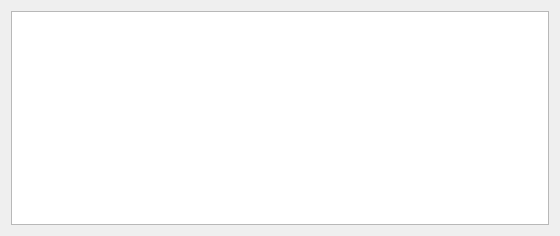
<?xml version="1.0" encoding="UTF-8"?>
<ui version="4.0">
 <class>Form</class>
 <widget class="QWidget" name="Form">
  <property name="windowModality">
   <enum>Qt::NonModal</enum>
  </property>
  <property name="geometry">
   <rect>
    <x>0</x>
    <y>0</y>
    <width>560</width>
    <height>236</height>
   </rect>
  </property>
  <property name="windowTitle">
   <string/>
  </property>
  <layout class="QVBoxLayout" name="verticalLayout">
   <item>
    <widget class="PlotWidget" name="graphicsView"/>
   </item>
  </layout>
 </widget>
 <customwidgets>
  <customwidget>
   <class>PlotWidget</class>
   <extends>QGraphicsView</extends>
   <header>pyqtgraph</header>
  </customwidget>
 </customwidgets>
 <resources/>
 <connections/>
</ui>
